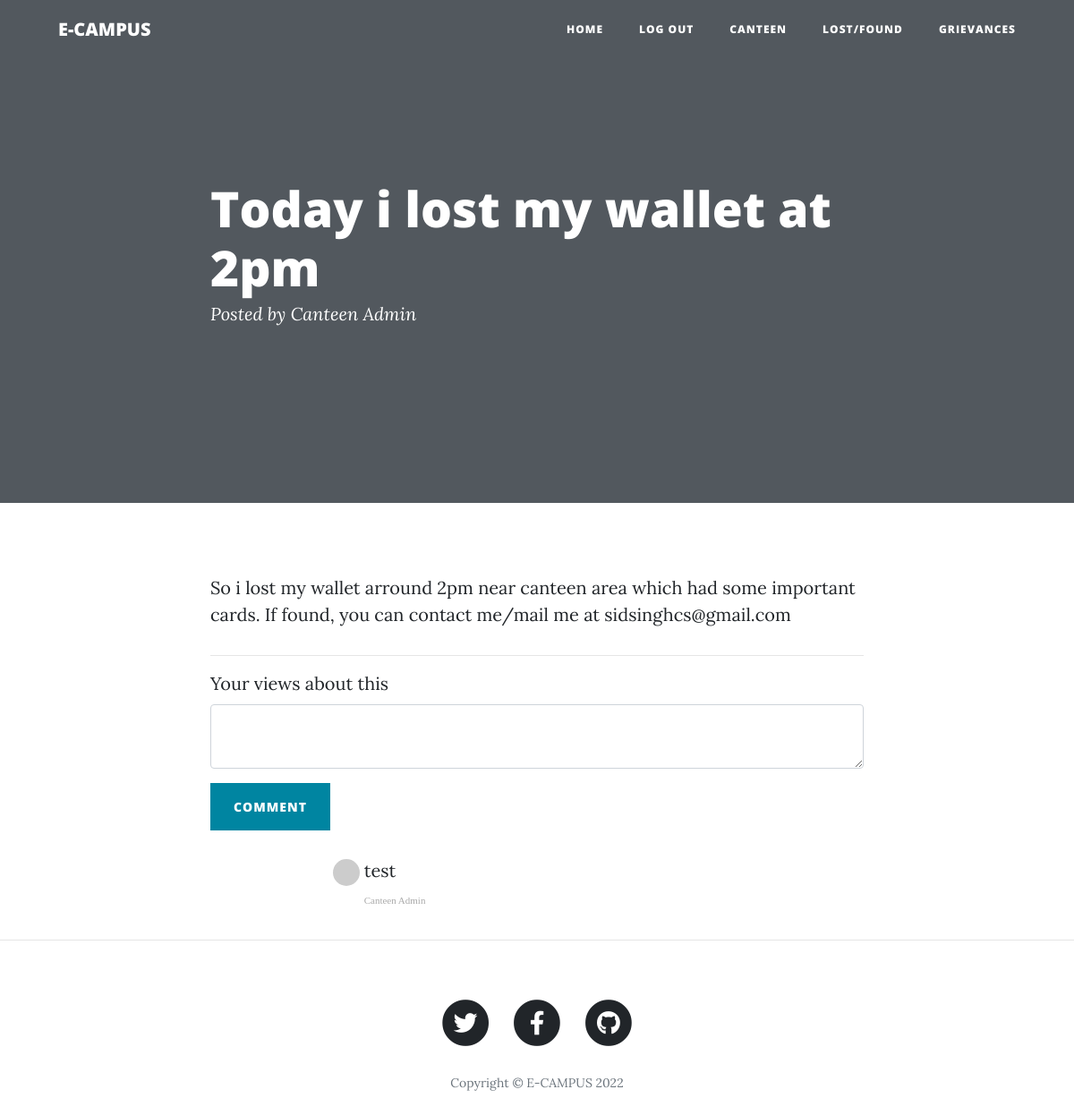
The page /lost_found/1 (signed in) on the database its author committed.
### app.py (models this page shows)
class LostFound(db.Model):
    __tablename__ = "lostfound"
    id = db.Column(db.Integer, primary_key=True)
    author_id = db.Column(db.Integer, db.ForeignKey("users.id"))
    title = db.Column(db.String(100), nullable=False)
    user_choice = db.Column(db.Text, nullable=False)
    item_desc = db.Column(db.Text, nullable=False)
    image = db.Column(db.String)
    author = relationship("User", back_populates="lostfound")
    comments = relationship("LostFoundComment", back_populates="parent_post")

class User(UserMixin, db.Model):
    __tablename__ = "users"
    id = db.Column(db.Integer, primary_key=True)
    email = db.Column(db.String(100), unique=True)
    password = db.Column(db.String(100))
    name = db.Column(db.String(100))
    posts = relationship("BlogPost", back_populates="author")
    comments = relationship("Comment", back_populates="comment_author")
    lostfoundcomments = relationship("LostFoundComment", back_populates="comment_author")
    lostfound = relationship("LostFound", back_populates="author")
    order = relationship("Order", back_populates="author")

class LostFoundComment(db.Model):
    __tablename__ = "lostfoundcomments"
    id = db.Column(db.Integer, primary_key=True)
    author_id = db.Column(db.Integer, db.ForeignKey("users.id"))
    post_id = db.Column(db.Integer, db.ForeignKey("lostfound.id"))
    comment = db.Column(db.Text, nullable=False)
    comment_author = relationship("User", back_populates="lostfoundcomments")
    parent_post = relationship("LostFound", back_populates="comments")

### app.py (the view, shortened to what this page needs)
@app.route("/lost_found/<int:item_id>", methods=["GET", "POST"])
def lost_found(item_id):
    if current_user.is_authenticated:
        items = LostFound.query.get(item_id)
        form = CommentForm()
        return render_template("show_lostfound.html", post=items, form=form)
    return redirect("/login")

### forms.py
class CommentForm(FlaskForm):
    comment = CKEditorField("Your views about this", validators=[DataRequired()])
    submit = SubmitField("Comment")

### app.py (called while the page is built)
@login_manager.user_loader
def load_user(user_id):
    return User.query.get(int(user_id))

### templates/show_lostfound.html (shortened to what this page needs)
{% include "header.html" %}
{% import "bootstrap/wtf.html" as wtf %}
  <header class="masthead" style="">
    <div class="overlay"></div>
    <div class="container">
      <div class="row">
        <div class="col-lg-8 col-md-10 mx-auto">
          <div class="post-heading">
            <h1>{{post.title}}</h1>
            <span class="meta">Posted by
              <a href="{{post.author.email}}">{{post.author.name}}</a></span>
          </div>
        </div>
      </div>
    </div>
  </header>
  <article>
    <div class="container">
      <div class="row">
        <div class="col-lg-8 col-md-10 mx-auto">
            {{ post.item_desc|safe }}
          <hr>
            {{ wtf.quick_form(form, novalidate=True, button_map={"submit": "primary"}) }}
          <div class="col-lg-8 col-md-10 mx-auto comment">
            {% for comment in post.comments: %}
              <ul class="commentList">
                <li>
                    <div class="commenterImage">
                      <img src="{{ comment.comment_author.email | gravatar }}"/>
                    </div>
                    <div class="commentText">
                      {{comment.comment|safe}}
                      <span class="date sub-text">{{comment.comment_author.name}}</span>
                    </div>
                </li>
              </ul>
            {% endfor %}
            </div>
          </div>
      </div>
    </div>
  </article>
  <hr>
{% include "footer.html" %}

### templates/header.html (shortened to what this page needs)
<!DOCTYPE html>
<html lang="en">
<head>
  <link href="{{ url_for('static', filename='vendor/bootstrap/css/bootstrap.min.css') }}" rel="stylesheet">
  <link href="{{ url_for('static', filename='vendor/fontawesome-free/css/all.min.css')}}" rel="stylesheet" type="text/css">
  <link href="{{ url_for('static', filename='css/clean-blog.min.css')}}" rel="stylesheet">
</head>
<body>
  <nav class="navbar navbar-expand-lg navbar-light fixed-top" id="mainNav">
    <div class="container">
      <a class="navbar-brand" href="{{url_for('get_all_posts')}}">E-CAMPUS</a>
      <div class="collapse navbar-collapse" id="navbarResponsive">
        <ul class="navbar-nav ml-auto">
          <li class="nav-item">
            <a class="nav-link" href="{{ url_for('get_all_posts') }}">Home</a>
          </li>
          {% if not current_user.is_authenticated: %}
          <li class="nav-item">
            <a class="nav-link" href="{{ url_for('login') }}">Login</a>
          </li>
          <li class="nav-item">
            <a class="nav-link" href="{{ url_for('register') }}">Register</a>
          </li>
          {% else: %}
          <li class="nav-item">
            <a class="nav-link" href="{{ url_for('logout') }}">Log Out</a>
          </li>
          {% endif %}
          {% if current_user.id == 1: %}
          <li class="nav-item">
            <a class="nav-link" href="{{ url_for('view_orders') }}">View Orders</a>
          </li>
          {% else: %}
          <li class="nav-item">
            <a class="nav-link" href="{{ url_for('canteen') }}">Canteen</a>
          </li>
          {% endif %}
          <li class="nav-item">
            <a class="nav-link" href="{{ url_for('get_all_items') }}">Lost/Found</a>
          </li>
          <li class="nav-item">
            <a class="nav-link" href="{{ url_for('contact') }}">Grievances</a>
          </li>
        </ul>
      </div>
    </div>
  </nav>

### templates/footer.html (shortened to what this page needs)
  <footer>
    <div class="container">
      <div class="row">
        <div class="col-lg-8 col-md-10 mx-auto">
          <ul class="list-inline text-center">
            <li class="list-inline-item">
              <a href="#">
                <span class="fa-stack fa-lg">
                  <i class="fas fa-circle fa-stack-2x"></i>
                  <i class="fab fa-twitter fa-stack-1x fa-inverse"></i>
                </span>
              </a>
            </li>
            <li class="list-inline-item">
              <a href="#">
                <span class="fa-stack fa-lg">
                  <i class="fas fa-circle fa-stack-2x"></i>
                  <i class="fab fa-facebook-f fa-stack-1x fa-inverse"></i>
                </span>
              </a>
            </li>
            <li class="list-inline-item">
              <a href="#">
                <span class="fa-stack fa-lg">
                  <i class="fas fa-circle fa-stack-2x"></i>
                  <i class="fab fa-github fa-stack-1x fa-inverse"></i>
                </span>
              </a>
            </li>
          </ul>
          <p class="copyright text-muted">Copyright &copy; E-CAMPUS 2022</p>
        </div>
      </div>
    </div>
  </footer>
</body>
</html>

### rows shown on the page
LostFound: title "Today i lost my wallet at 2pm", item_desc "So i lost my wallet arround 2pm near canteen area which had some important cards. If found, you can contact me/mail me at sidsinghcs@gmail.com"
User: author.name "Canteen Admin"
LostFoundComment: comment "test", comment_author.name "Canteen Admin"
